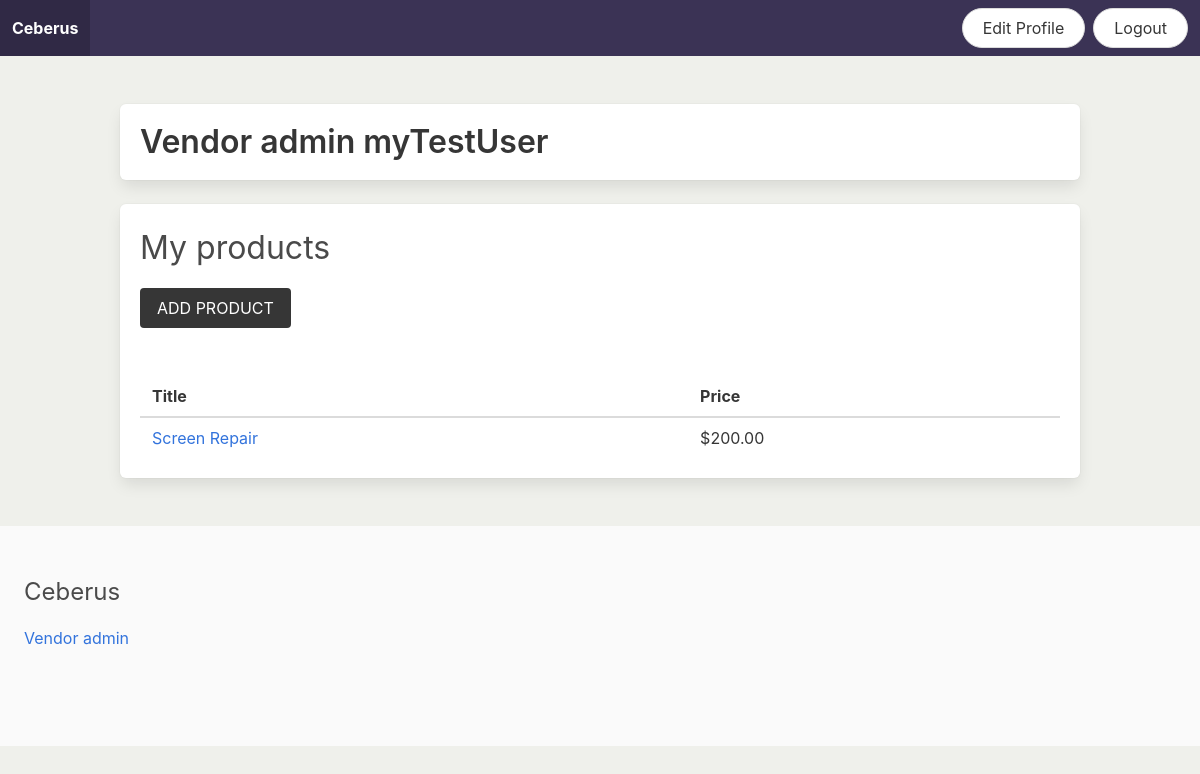
Page /vendor/vendor-admin/ (signed in) on the committed database.
### apps/vendor/models.py (models this page shows, shortened)
class Vendor(models.Model):
    name = models.CharField(max_length=255)
    display_name = models.CharField(max_length=255, default=name)
    created_at = models.DateTimeField(auto_now_add=True)
    created_by = models.OneToOneField(User, related_name='vendor', on_delete=models.CASCADE) # linking venders to users, and making sure they get deleted when the users do
    image = models.ImageField(upload_to='uploads/', blank=True, null=True)
    thumbnail = models.ImageField(upload_to='uploads/', blank=True, null=True)
    class Meta: # this allows us to order by name
        ordering = ['name']

### apps/product/models.py (models this page shows, shortened)
class Product(models.Model):
    category = models.ForeignKey(Category, related_name='products', on_delete=models.CASCADE) # this is sort of like a one to one field, except that products can have more than one category. As such, this allows us to get all the products in a category
    vendor = models.ForeignKey(Vendor, related_name='products', on_delete=models.CASCADE) # This will allow us to get all the products of a vendor
    title = models.CharField(max_length=255) # title of the product
    slug = models.SlugField(max_length=255) # effectively a url
    description = models.TextField(blank=True, null=True) # a product description, which can be left blank
    price = models.DecimalField(max_digits=6, decimal_places=2) # the best way to store currency values
    date_added = models.DateTimeField(auto_now_add=True)
    class Meta:
        ordering = ['-date_added']

### apps/vendor/views.py (the view)
# urls.py: path('vendor-admin/', views.vendor_admin, name='vendor_admin'),
@login_required # this checks if the user has already logged in, if not the user will be redirected to the login page
def vendor_admin(request): # code for the vendor interface
    vendor = request.user.vendor # loads the vendor object through the user model
    products = vendor.products.all() # importing all the products associated with a vendor
    return render(request, 'vendor/vendor_admin.html', {'vendor': vendor, 'products': products})

### apps/product/context_processors.py (called while the page is built)
def menu_categories(request):
    categories = Category.objects.all()
    return {'menu_categories': categories}

### templates/vendor/vendor_admin.html (shortened to what this page needs)
{% extends 'core/base.html'%}
{% block content %}
    <div class="box">
        <h1 class="title">Vendor admin {{ vendor.name }}</h1>
    </div>
    <div class="box">
        <h2 class="is-size-3 mb-4">My products</h2>
        <a href="{% url 'add_product' %}" class="button is-dark is-uppercase mb-6">Add product</a>
        {% if products %}
            <table class="table is-fullwidth">
                <thead>
                    <tr>
                        <th>Title</th>
                        <th>Price</th>
                    </tr>
                </thead>
                <tbody>
                    {% for product in products %}
                        <tr>
                            <td><a href="{% url 'product' product.category.slug product.slug %}">{{ product.title }}</a></td>
                            <td>${{ product.price }}</td>
                        </tr>
                    {% endfor %}
                </tbody>
            </table>
        {% else %}
            <p>You don't have any product yet...</p>
        {% endif %}
    </div>
{% endblock %}

### rows in the picture
Vendor: name "myTestUser"
Product: title "Screen Repair", price "200.00"
